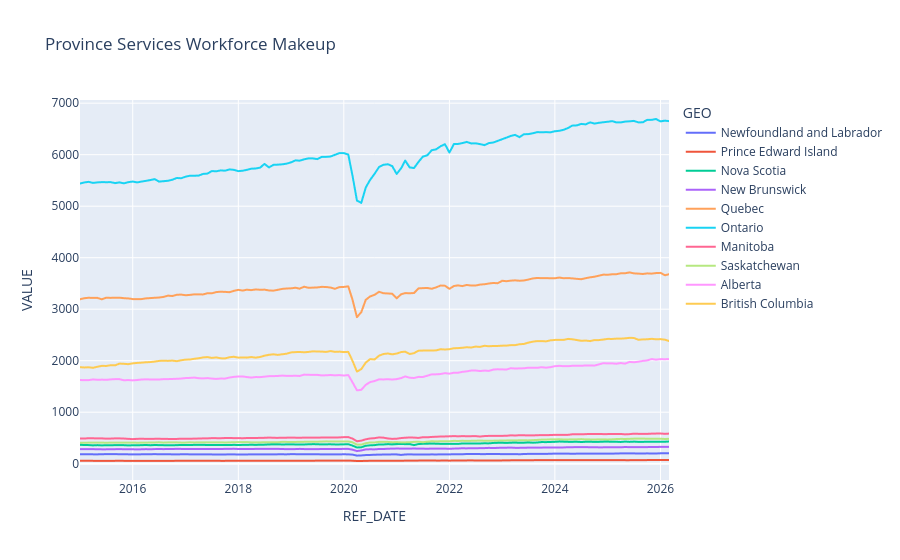

This figure's notebook cell:
### Code cell
fig = px.line(df[(df['GEO'] != 'Canada') & (df['North American Industry Classification System'] == 'Services-producing sector')],
              x='REF_DATE',
              y='VALUE', 
              color = 'GEO', 
              title= f'Province Services Workforce Makeup')
fig.show()

### Figure 1 — Plotly figure (JSON) as saved in the notebook; plotly's stock layout.template omitted (floating-point values rounded to 4 significant figures; data arrays with more than 128 entries replaced by an {"elided": "..."} marker saying what was removed)
{"data": [{"hovertemplate": "GEO=Newfoundland and Labrador<br>REF_DATE=%{x}<br>VALUE=%{y}<extra></extra>", "legendgroup": "Newfoundland and Labrador", "line": {"color": "#636efa", "dash": "solid"}, "marker": {"symbol": "circle"}, "mode": "lines", "name": "Newfoundland and Labrador", "showlegend": true, "type": "scattergl", "x": {"elided": "135 str values"}, "xaxis": "x", "y": {"elided": "135 float values"}, "yaxis": "y"}, {"hovertemplate": "GEO=Prince Edward Island<br>REF_DATE=%{x}<br>VALUE=%{y}<extra></extra>", "legendgroup": "Prince Edward Island", "line": {"color": "#EF553B", "dash": "solid"}, "marker": {"symbol": "circle"}, "mode": "lines", "name": "Prince Edward Island", "showlegend": true, "type": "scattergl", "x": {"elided": "135 str values"}, "xaxis": "x", "y": {"elided": "135 float values"}, "yaxis": "y"}, {"hovertemplate": "GEO=Nova Scotia<br>REF_DATE=%{x}<br>VALUE=%{y}<extra></extra>", "legendgroup": "Nova Scotia", "line": {"color": "#00cc96", "dash": "solid"}, "marker": {"symbol": "circle"}, "mode": "lines", "name": "Nova Scotia", "showlegend": true, "type": "scattergl", "x": {"elided": "135 str values"}, "xaxis": "x", "y": {"elided": "135 float values"}, "yaxis": "y"}, {"hovertemplate": "GEO=New Brunswick<br>REF_DATE=%{x}<br>VALUE=%{y}<extra></extra>", "legendgroup": "New Brunswick", "line": {"color": "#ab63fa", "dash": "solid"}, "marker": {"symbol": "circle"}, "mode": "lines", "name": "New Brunswick", "showlegend": true, "type": "scattergl", "x": {"elided": "135 str values"}, "xaxis": "x", "y": {"elided": "135 float values"}, "yaxis": "y"}, {"hovertemplate": "GEO=Quebec<br>REF_DATE=%{x}<br>VALUE=%{y}<extra></extra>", "legendgroup": "Quebec", "line": {"color": "#FFA15A", "dash": "solid"}, "marker": {"symbol": "circle"}, "mode": "lines", "name": "Quebec", "showlegend": true, "type": "scattergl", "x": {"elided": "135 str values"}, "xaxis": "x", "y": {"elided": "135 float values"}, "yaxis": "y"}, {"hovertemplate": "GEO=Ontario<br>REF_DATE=%{x}<br>VALUE=%{y}<extra></extra>", "legendgroup": "Ontario", "line": {"color": "#19d3f3", "dash": "solid"}, "marker": {"symbol": "circle"}, "mode": "lines", "name": "Ontario", "showlegend": true, "type": "scattergl", "x": {"elided": "135 str values"}, "xaxis": "x", "y": {"elided": "135 float values"}, "yaxis": "y"}, {"hovertemplate": "GEO=Manitoba<br>REF_DATE=%{x}<br>VALUE=%{y}<extra></extra>", "legendgroup": "Manitoba", "line": {"color": "#FF6692", "dash": "solid"}, "marker": {"symbol": "circle"}, "mode": "lines", "name": "Manitoba", "showlegend": true, "type": "scattergl", "x": {"elided": "135 str values"}, "xaxis": "x", "y": {"elided": "135 float values"}, "yaxis": "y"}, {"hovertemplate": "GEO=Saskatchewan<br>REF_DATE=%{x}<br>VALUE=%{y}<extra></extra>", "legendgroup": "Saskatchewan", "line": {"color": "#B6E880", "dash": "solid"}, "marker": {"symbol": "circle"}, "mode": "lines", "name": "Saskatchewan", "showlegend": true, "type": "scattergl", "x": {"elided": "135 str values"}, "xaxis": "x", "y": {"elided": "135 float values"}, "yaxis": "y"}, {"hovertemplate": "GEO=Alberta<br>REF_DATE=%{x}<br>VALUE=%{y}<extra></extra>", "legendgroup": "Alberta", "line": {"color": "#FF97FF", "dash": "solid"}, "marker": {"symbol": "circle"}, "mode": "lines", "name": "Alberta", "showlegend": true, "type": "scattergl", "x": {"elided": "135 str values"}, "xaxis": "x", "y": {"elided": "135 float values"}, "yaxis": "y"}, {"hovertemplate": "GEO=British Columbia<br>REF_DATE=%{x}<br>VALUE=%{y}<extra></extra>", "legendgroup": "British Columbia", "line": {"color": "#FECB52", "dash": "solid"}, "marker": {"symbol": "circle"}, "mode": "lines", "name": "British Columbia", "showlegend": true, "type": "scattergl", "x": {"elided": "135 str values"}, "xaxis": "x", "y": {"elided": "135 float values"}, "yaxis": "y"}], "layout": {"legend": {"title": {"text": "GEO"}, "tracegroupgap": 0}, "title": {"text": "Province Services Workforce Makeup"}, "xaxis": {"anchor": "y", "domain": [0, 1], "title": {"text": "REF_DATE"}}, "yaxis": {"anchor": "x", "domain": [0, 1], "title": {"text": "VALUE"}}}}
